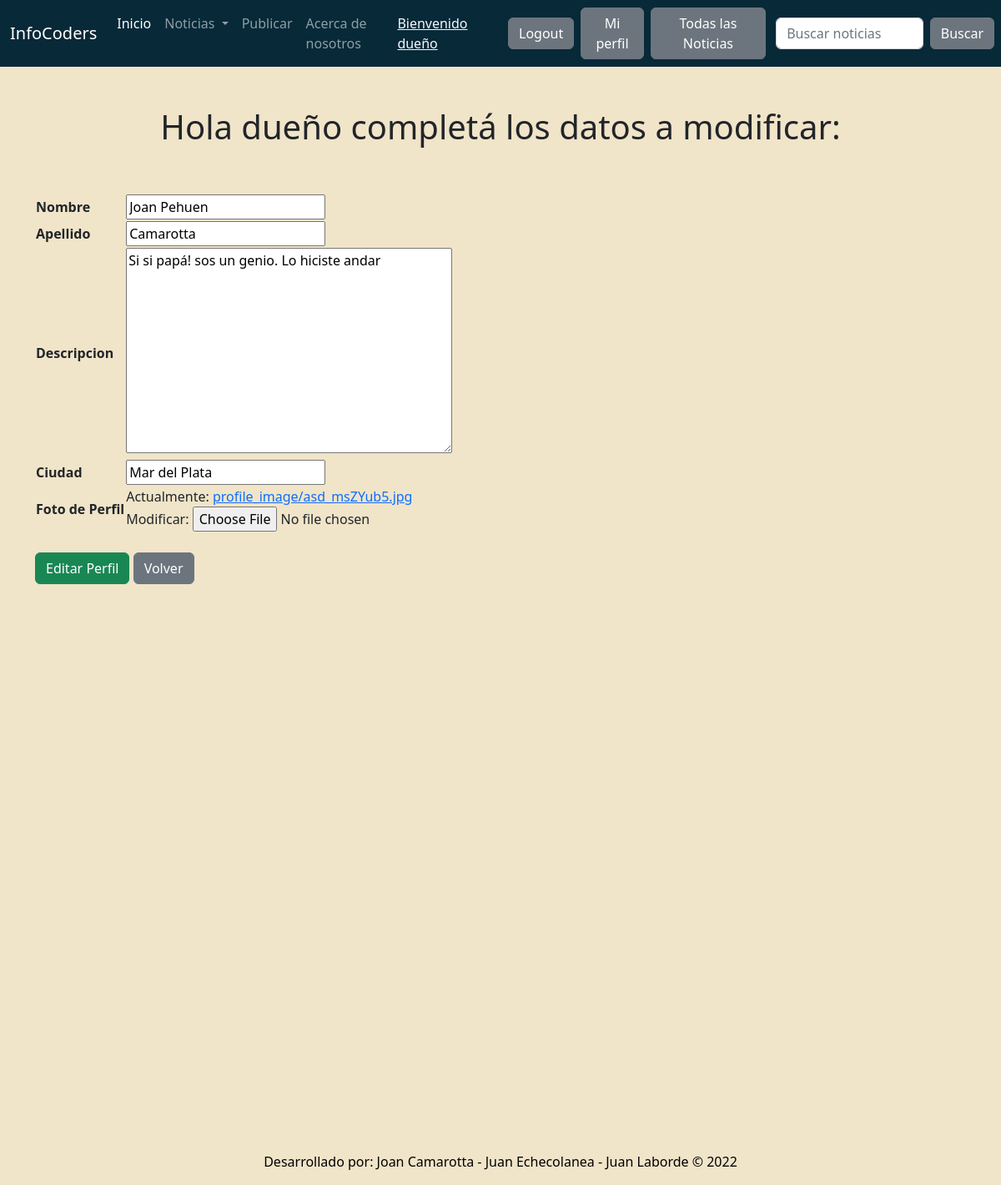
/cuenta/perfil/actualizar/view/2/ (signed in), run on an earlier commit of the app's database.
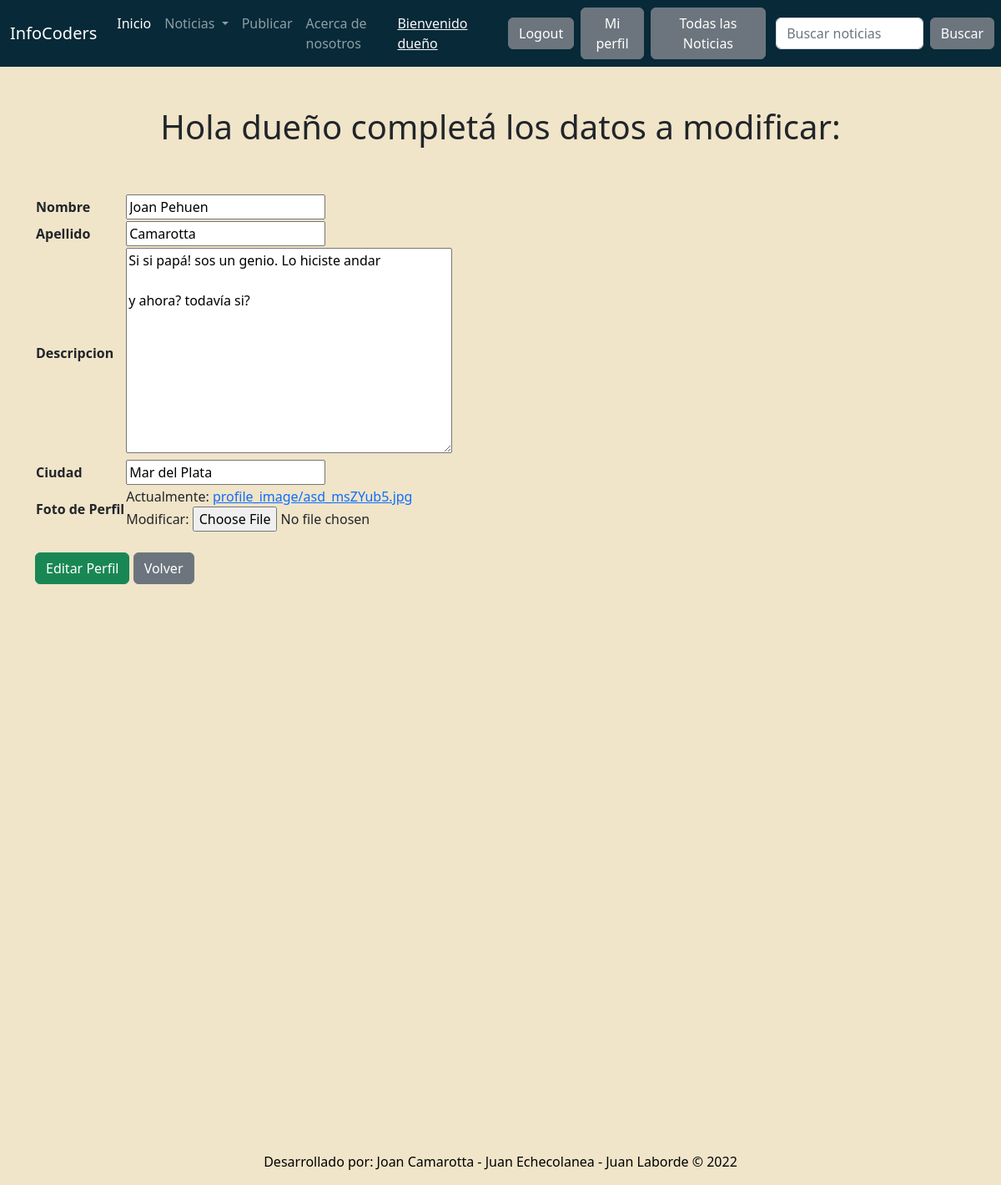
And on a later commit of the database.
### Accounts/models.py (models this page shows, shortened)
class Profile(models.Model):
    user = models.OneToOneField(User, on_delete = models.CASCADE)
    name = models.CharField(max_length=50, blank=True)
    last_name = models.CharField(max_length=50, blank=True)
    description = models.TextField(max_length=400, blank=True)
    city= models.CharField(max_length=50, blank=True)
    image = models.ImageField(upload_to ='profile_image', default='icono_proyecto.png')
    class Meta:
        verbose_name = 'Perfil'
        verbose_name_plural = 'Perfiles'

### Accounts/views.py (the view, shortened to what this page needs)
# urls.py: path('perfil/actualizar/view/<int:pk>/', Update_profile.as_view(), name = 'profile')
class Update_profile(LoginRequiredMixin, UpdateView):
    model = Profile
    form = Profile_form
    template_name = 'edit_profile_view.html'
    fields = ['name', 'last_name', 'description', 'city', 'image']

### templates/edit_profile_view.html (shortened to what this page needs)
{% extends 'base.html' %}
{% load static %}
{% block content %}
<h1
class="fw-bopld text-center py-5"> Hola {{user.username}} completá los datos a modificar:</h1>
<div class="container">
    <div class="row">
    <div class="col">
<form action="" method="POST" enctype="multipart/form-data">
<table>
    {{ form.as_table }}
</table>
<br>
    <input type="submit" class="btn btn-success" value="Editar Perfil"></input>
    <a class="btn btn-secondary" href = "/cuenta/perfil">Volver</a>
</form>
</div>
{% endblock %}

What changed in the data, as far as the page shows it:
changed Profile "Joan Pehuen": description "Si si papá! sos un genio. Lo hiciste andar" → "Si si papá! sos un genio. Lo hiciste andar y ahora? todavía si?"
